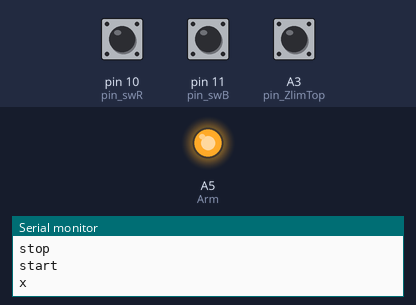
Simulated run of this sketch. Board: Arduino Uno, built with avr-gcc and run on an emulated ATmega328P. On the bench: output pins drawn as LEDs (lit = HIGH), the last lines printed to the serial monitor. Inputs (shaded band) come from the test bench; at power-on: pin 10 (pin_swR) HIGH, pin 11 (pin_swB) HIGH, A3 (pin_ZlimTop) HIGH.

Above: at 2.2 s.
2.3 s: pin 10 (pin_swR) pulled LOW for 0.15 s
3.9 s: pin 11 (pin_swB) pulled LOW for 0.15 s
At 5.9 s:
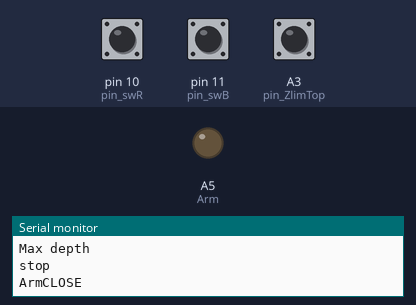
Timing chart, 0 to 7.4 s (numbered marks = the images above; inputs shaded):
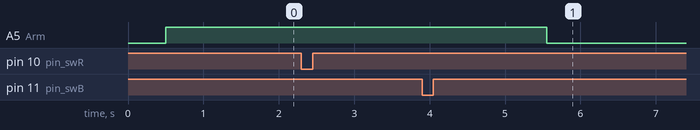

The sketch:

claneGame.ino
```cpp
/*
 Arduinoでクレーンゲーム

   * コイン（10円）投入されたら、ゲーム開始。照明と音楽スタート。
   * S2,s3それぞれ押してる間だけ、モーターが回転する。
   * lim1～4にギアボックスが当たって押下されるとモーターはストップ。
*/

#define pin_swR 10        // SW Red
#define pin_swB 11        // SW Blue

#define pin_Xlim A0
#define pin_Ylim A1
#define pin_ZlimTop A3
#define pin_ZlimBot A2

#define Arm A5

#define pin_mdXA 4
#define pin_mdXB 5
#define pin_mdYA 3
#define pin_mdYB 2
#define pin_mdZA 6
#define pin_mdZB 7

const bool ArmOPEN = 1;
const bool ArmCLOSE = 0;

bool s_red=1, s_blue=1, s_xlim = 1, s_ylim = 1, s_zlimTop = 1, s_zlimBot = 1;
bool zflag = 1;

void X();
void Y();
void Z();

const bool CW = 1;
const bool CCW = 0;

void mvX(bool _mvx){
  digitalWrite(pin_mdXA, _mvx);
  digitalWrite(pin_mdXB, !_mvx);
}
void mvY(bool _mvy){
  digitalWrite(pin_mdYA, _mvy);
  digitalWrite(pin_mdYB, !_mvy);
}
void mvZ(bool _mvz){
  digitalWrite(pin_mdZA, _mvz);
  digitalWrite(pin_mdZB, !_mvz);
}
void stopall(){
  digitalWrite(pin_mdXA, HIGH);
  digitalWrite(pin_mdXB, HIGH);
  digitalWrite(pin_mdYA, HIGH);
  digitalWrite(pin_mdYB, HIGH);
  digitalWrite(pin_mdZA, HIGH);
  digitalWrite(pin_mdZB, HIGH);

  Serial.println("stop");
}

void setup()
{
  pinMode(pin_swR, INPUT_PULLUP);
  pinMode(pin_swB, INPUT_PULLUP);
  pinMode(pin_Xlim, INPUT_PULLUP);    // lim1(ピン14)を入力に設定
  pinMode(pin_Ylim, INPUT_PULLUP);    // lim1(ピン15)を入力に設定
  pinMode(pin_ZlimTop, INPUT_PULLUP);    // lim1(ピン16)を入力に設定
  pinMode(pin_ZlimBot, INPUT_PULLUP);    // lim1(ピン17)を入力に設定

  pinMode(Arm, OUTPUT);
  stopall();

  Serial.begin(115200);

  stopall();
  delay(500);

  digitalWrite(Arm, ArmOPEN);
  delay(500);

  Serial.println("start");
}

void loop()
{
  X();
  Y();
  Z(ArmCLOSE);
  Home();
}

void X(){
  Serial.println("x");

  // wait SW Red pushed
  while(s_red){
    delay(1);
    s_red=digitalRead(pin_swR);
  }

  Serial.println("s red pushed");
  mvX(CW);

  //wait SW Red released
  while(!s_red)
  {
    delay(1);
    s_red=digitalRead(pin_swR);
  }

  Serial.println("s red released");
  stopall();

  s_red = s_blue = s_xlim = s_ylim = s_zlimTop = s_zlimBot = 1;
}

void Y(){
  Serial.println("y");

  //wait sw blue pushed
  while(s_blue)
  {
    delay(1);
    s_blue = digitalRead(pin_swB);
  }

  Serial.println("s blue pushed");
  mvY(CW);

  //wait sw blue released
  while(!s_blue)// PBS2が押されている間は、
  {
    delay(1);
    s_blue = digitalRead(pin_swB);
  }

  Serial.println("s blue released");
  stopall();
  s_red = s_blue = s_xlim = s_ylim = s_zlimTop = s_zlimBot = 1;
  delay(500);
}

/*****************Z***************/
void Z(bool _armOorC){
  Serial.println("z");
  delay(500);

  zflag ? mvZ(CW) : mvZ(CCW);

  while(s_zlimBot && !s_zlimTop){
    delay(1);
    s_zlimBot = digitalRead(pin_ZlimBot);
    s_zlimTop = digitalRead(pin_ZlimTop);
  }

  Serial.println("Max depth");
  stopall();

  delay(500);

  Serial.println("ArmCLOSE");
  digitalWrite(Arm, _armOorC);
  delay(50);

  mvZ(CCW);

  while(s_zlimTop){
    delay(1);
    s_zlimTop = digitalRead(pin_ZlimTop);
  }

  Serial.println("min depth");
  delay(1000);

  s_red = s_blue = s_xlim = s_ylim = s_zlimTop = s_zlimBot = 1;
}

void Home(){
  stopall();
  delay(500);

  mvY(CCW);
  while(s_ylim){
    s_ylim = digitalRead(pin_Ylim);
  }
  Serial.println("Y Home");

  mvX(CCW);
  while(s_xlim){
    s_xlim = digitalRead(pin_Xlim);
  }
  Serial.println("X Home");
  stopall();

  Z(ArmOPEN);
}
```

Measured:
- after the input at 3.9 s, A5 (Arm): HIGH → LOW after 1.7 s
